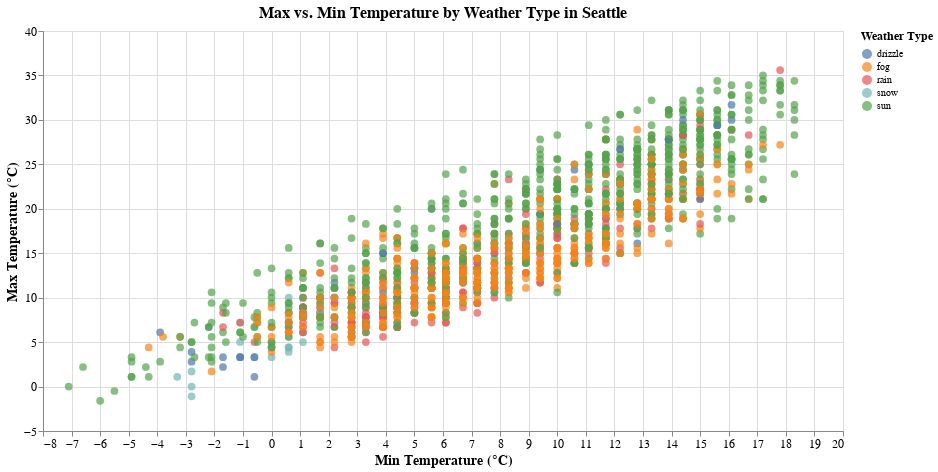

Notebook source saved alongside this figure:
### Markdown cell above
##### Question 2 (5 points)

Recreate the figure in Part 3 Question 3 with Altair.

### Code cell
# Recreating Part 3, Q3 using Altair
scatter_chart = alt.Chart(weather).mark_circle(size=60).encode(
    x=alt.X('temp_min:Q', axis=alt.Axis(title='Min Temperature (°C)', titleFontSize=14, labelFontSize=12)),
    y=alt.Y('temp_max:Q', axis=alt.Axis(title='Max Temperature (°C)', titleFontSize=14, labelFontSize=12)),
    color=alt.Color('weather:N', legend=alt.Legend(title='Weather Type', titleFontSize=12, labelFontSize=10)),
    tooltip=['temp_min', 'temp_max', 'weather']
).properties(
    title=alt.TitleParams('Max vs. Min Temperature by Weather Type in Seattle', fontSize=16),
    width=800,
    height=400
)

scatter_chart.display()

### Figure 1 — Vega-Lite specification as saved in the notebook (floating-point values rounded to 4 significant figures; data arrays with more than 128 entries replaced by an {"elided": "..."} marker saying what was removed)
{"config": {"view": {"continuousWidth": 300, "continuousHeight": 300}}, "data": {"name": "data-830c39fec90146253fb06a06c26374ef"}, "mark": {"type": "circle", "size": 60}, "encoding": {"color": {"field": "weather", "legend": {"labelFontSize": 10, "title": "Weather Type", "titleFontSize": 12}, "type": "nominal"}, "tooltip": [{"field": "temp_min", "type": "quantitative"}, {"field": "temp_max", "type": "quantitative"}, {"field": "weather", "type": "nominal"}], "x": {"axis": {"labelFontSize": 12, "title": "Min Temperature (°C)", "titleFontSize": 14}, "field": "temp_min", "type": "quantitative"}, "y": {"axis": {"labelFontSize": 12, "title": "Max Temperature (°C)", "titleFontSize": 14}, "field": "temp_max", "type": "quantitative"}}, "height": 400, "title": {"text": "Max vs. Min Temperature by Weather Type in Seattle", "fontSize": 16}, "width": 800, "$schema": "https://vega.github.io/schema/vega-lite/v5.16.3.json", "datasets": {"data-830c39fec90146253fb06a06c26374ef": {"elided": "1461 records"}}}
